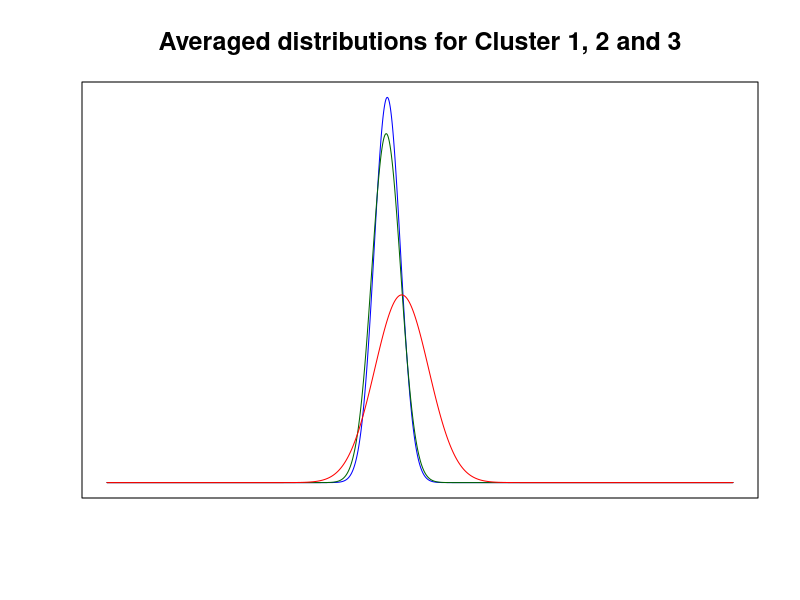

Write the R code that produced this figure.
x <- seq(-4,4,.0005)
mean=-0.43187
mean2=-0.41831
mean3=-0.23374
sd=0.18509
sd2=0.16765
sd3=0.34409
hx <- dnorm(x,mean,sd)
hx2 <- dnorm(x,mean2,sd2)
hx3 <- dnorm(x,mean3,sd3)
plot(hx2, type='l', col='blue', xlab=" ", ylab = " ", axes=FALSE, frame.plot = TRUE)
lines(hx, col='dark green')
lines(hx3, col='red')
title("Averaged distributions for Cluster 1, 2 and 3",
cex.main = 1.5,   font.main= 2, col.main= "black")

